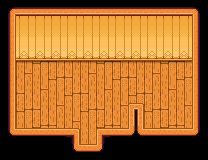

Tiled map render using the project's own tile images. Description and the map definition, with tile-layer contents summarised, below:
An orthogonal 13x10 tile map with 16x16 px tiles, 8 tile layers (Water, Sand-Water, Sand, Ground-Sand, ...), 4 tilesets and 2 objects.

<map version="1.0.0" orientation="orthogonal" renderorder="right-down" width="13" height="10" tilewidth="16" tileheight="16" nextobjectid="108">
 <tileset firstgid="1" name="ground_wood" tilewidth="16" tileheight="16" tilecount="8" columns="8">
  <image source="../homegrown/environment/ground_wood.png" width="128" height="16" />
 </tileset>
 <tileset firstgid="9" name="interior" tilewidth="16" tileheight="16" tilecount="56" columns="8">
  <image source="../homegrown/environment/interior.png" width="128" height="112" />
 </tileset>
 <tileset firstgid="65" name="summer" tilewidth="16" tileheight="16" tilecount="96" columns="8">
  <image source="../homegrown/environment/summer.png" width="128" height="192" />
  <terraintypes>
   <terrain name="Grass" tile="0" />
   <terrain name="Dirt" tile="8" />
   <terrain name="Soil" tile="48" />
  </terraintypes>
  <tile id="0" terrain="0,0,0,0" />
  <tile id="1" terrain="0,0,0,0" />
  <tile id="2" terrain="0,0,0,0" />
  <tile id="3" terrain="0,0,0,0" />
  <tile id="4" terrain="0,0,0,0" probability="0.1">
   <animation>
    <frame tileid="4" duration="1000" />
    <frame tileid="20" duration="1000" />
    <frame tileid="4" duration="1000" />
    <frame tileid="21" duration="1000" />
   </animation>
  </tile>
  <tile id="5" terrain="0,0,1,1" />
  <tile id="6" terrain="0,0,1,1" />
  <tile id="7" terrain="0,0,1,1" />
  <tile id="8" terrain="1,1,1,1">
   <properties>
    <property name="type" value="dirt" />
   </properties>
  </tile>
  <tile id="9" terrain="1,1,1,1">
   <properties>
    <property name="type" value="dirt" />
   </properties>
  </tile>
  <tile id="10" terrain="1,1,1,1">
   <properties>
    <property name="type" value="dirt" />
   </properties>
  </tile>
  <tile id="11" terrain="1,1,1,1">
   <properties>
    <property name="type" value="dirt" />
   </properties>
  </tile>
  <tile id="12" terrain="1,1,1,1">
   <properties>
    <property name="type" value="dirt" />
   </properties>
  </tile>
  <tile id="13" terrain="1,1,0,0" />
  <tile id="14" terrain="1,1,0,0" />
  <tile id="15" terrain="1,1,0,0" />
  <tile id="16" terrain="0,0,0,1" />
  <tile id="17" terrain="0,0,1,0" />
  <tile id="18" terrain="0,0,0,1" />
  <tile id="19" terrain="0,0,1,0" />
  <tile id="22" terrain="1,0,1,0" />
  <tile id="23" terrain="0,1,0,1" />
  <tile id="24" terrain="0,1,0,0" />
  <tile id="25" terrain="1,0,0,0" />
  <tile id="26" terrain="0,1,0,0" />
  <tile id="27" terrain="1,0,0,0" />
  <tile id="30" terrain="1,0,1,0" />
  <tile id="31" terrain="0,1,0,1" />
  <tile id="32" terrain="1,1,1,0" />
  <tile id="33" terrain="1,1,0,1" />
  <tile id="34" terrain="1,1,1,0" />
  <tile id="35" terrain="1,1,0,1" />
  <tile id="37" terrain="1,1,2,2" />
  <tile id="38" terrain="1,1,2,2" />
  <tile id="39" terrain="1,1,2,2" />
  <tile id="40" terrain="1,0,1,1" />
  <tile id="41" terrain="0,1,1,1" />
  <tile id="42" terrain="1,0,1,1" />
  <tile id="43" terrain="0,1,1,1" />
  <tile id="45" terrain="2,2,1,1" />
  <tile id="46" terrain="2,2,1,1" />
  <tile id="47" terrain="2,2,1,1" />
  <tile id="48" terrain="2,2,2,2" />
  <tile id="49" terrain="2,2,2,2" />
  <tile id="50" terrain="2,2,2,2" />
  <tile id="51" terrain="2,2,2,2" />
  <tile id="52" terrain="2,2,2,2" />
  <tile id="56" terrain="1,1,1,2" />
  <tile id="57" terrain="1,1,2,1" />
  <tile id="58" terrain="1,1,1,2" />
  <tile id="59" terrain="1,1,2,1" />
  <tile id="64" terrain="1,2,1,1" />
  <tile id="65" terrain="2,1,1,1" />
  <tile id="66" terrain="1,2,1,1" />
  <tile id="67" terrain="2,1,1,1" />
 </tileset>
 <tileset firstgid="161" name="farmhouse" tilewidth="16" tileheight="16" tilecount="192" columns="12">
  <image source="../homegrown/environment/farmhouse.png" width="192" height="256" />
 </tileset>
 <layer name="Water" width="13" height="10">
  <data>[130 cells, 0 non-empty, 0 distinct tile ids]</data>
 </layer>
 <layer name="Sand-Water" width="13" height="10">
  <data>[130 cells, 0 non-empty, 0 distinct tile ids]</data>
 </layer>
 <layer name="Sand" width="13" height="10">
  <data>[130 cells, 0 non-empty, 0 distinct tile ids]</data>
 </layer>
 <layer name="Ground-Sand" width="13" height="10">
  <data>[130 cells, 0 non-empty, 0 distinct tile ids]</data>
 </layer>
 <layer name="Ground" width="13" height="10">
  <data>[130 cells, 58 non-empty, 4 distinct tile ids]</data>
 </layer>
 <layer name="Wall" width="13" height="10">
  <data>[130 cells, 33 non-empty, 3 distinct tile ids]</data>
 </layer>
 <layer name="Over" width="13" height="10">
  <data>[130 cells, 0 non-empty, 0 distinct tile ids]</data>
 </layer>
 <layer name="Over2" width="13" height="10">
  <data>[130 cells, 44 non-empty, 15 distinct tile ids]</data>
 </layer>
 <objectgroup name="Obstacles">
  <object id="105" x="16" y="128">
   <polyline points="0,0 64,0 64,16 80,16 80,0 112,0 112.25,-24.25 127.75,-24.25 128,0 176,0 176,-64 0,-64 0,0" />
  </object>
 </objectgroup>
 <objectgroup name="Objects">
  <object id="106" x="80" y="128" width="16" height="16">
   <properties>
    <property name="destination" value="farm_01" />
    <property name="type" value="warp" />
   </properties>
  </object>
 </objectgroup>
</map>